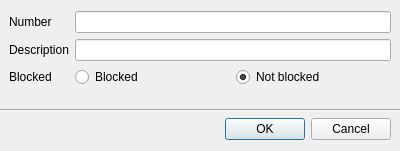
<?xml version="1.0" encoding="UTF-8"?>
<ui version="4.0">
 <class>editNumber</class>
 <widget class="QDialog" name="editNumber">
  <property name="geometry">
   <rect>
    <x>0</x>
    <y>0</y>
    <width>400</width>
    <height>151</height>
   </rect>
  </property>
  <property name="windowTitle">
   <string>Add number to database</string>
  </property>
  <property name="windowIcon">
   <iconset resource="resources.qrc">
    <normaloff>:/res/resources/icon.png</normaloff>:/res/resources/icon.png</iconset>
  </property>
  <layout class="QVBoxLayout" name="verticalLayout">
   <property name="leftMargin">
    <number>0</number>
   </property>
   <property name="rightMargin">
    <number>0</number>
   </property>
   <item>
    <layout class="QFormLayout" name="formLayout">
     <property name="leftMargin">
      <number>9</number>
     </property>
     <property name="rightMargin">
      <number>9</number>
     </property>
     <item row="0" column="0">
      <widget class="QLabel" name="label">
       <property name="text">
        <string>Number</string>
       </property>
      </widget>
     </item>
     <item row="1" column="0">
      <widget class="QLabel" name="label_2">
       <property name="text">
        <string>Description</string>
       </property>
      </widget>
     </item>
     <item row="2" column="0">
      <widget class="QLabel" name="label_3">
       <property name="text">
        <string>Blocked</string>
       </property>
      </widget>
     </item>
     <item row="0" column="1">
      <widget class="QLineEdit" name="leNumber"/>
     </item>
     <item row="1" column="1">
      <widget class="QLineEdit" name="leDescription"/>
     </item>
     <item row="2" column="1">
      <layout class="QHBoxLayout" name="horizontalLayout_2">
       <item>
        <widget class="QRadioButton" name="rbBlocked">
         <property name="text">
          <string>Blocked</string>
         </property>
        </widget>
       </item>
       <item>
        <widget class="QRadioButton" name="rbUnblocked">
         <property name="text">
          <string>Not blocked</string>
         </property>
         <property name="checked">
          <bool>true</bool>
         </property>
        </widget>
       </item>
      </layout>
     </item>
    </layout>
   </item>
   <item>
    <widget class="Line" name="line">
     <property name="orientation">
      <enum>Qt::Horizontal</enum>
     </property>
    </widget>
   </item>
   <item>
    <layout class="QHBoxLayout" name="horizontalLayout">
     <property name="leftMargin">
      <number>9</number>
     </property>
     <property name="rightMargin">
      <number>9</number>
     </property>
     <item>
      <spacer name="horizontalSpacer">
       <property name="orientation">
        <enum>Qt::Horizontal</enum>
       </property>
       <property name="sizeHint" stdset="0">
        <size>
         <width>40</width>
         <height>20</height>
        </size>
       </property>
      </spacer>
     </item>
     <item>
      <widget class="QDialogButtonBox" name="buttonBox">
       <property name="orientation">
        <enum>Qt::Horizontal</enum>
       </property>
       <property name="standardButtons">
        <set>QDialogButtonBox::Cancel|QDialogButtonBox::Ok</set>
       </property>
      </widget>
     </item>
    </layout>
   </item>
  </layout>
 </widget>
 <resources>
  <include location="resources.qrc"/>
 </resources>
 <connections>
  <connection>
   <sender>buttonBox</sender>
   <signal>accepted()</signal>
   <receiver>editNumber</receiver>
   <slot>accept()</slot>
   <hints>
    <hint type="sourcelabel">
     <x>248</x>
     <y>254</y>
    </hint>
    <hint type="destinationlabel">
     <x>157</x>
     <y>274</y>
    </hint>
   </hints>
  </connection>
  <connection>
   <sender>buttonBox</sender>
   <signal>rejected()</signal>
   <receiver>editNumber</receiver>
   <slot>reject()</slot>
   <hints>
    <hint type="sourcelabel">
     <x>316</x>
     <y>260</y>
    </hint>
    <hint type="destinationlabel">
     <x>286</x>
     <y>274</y>
    </hint>
   </hints>
  </connection>
 </connections>
</ui>
